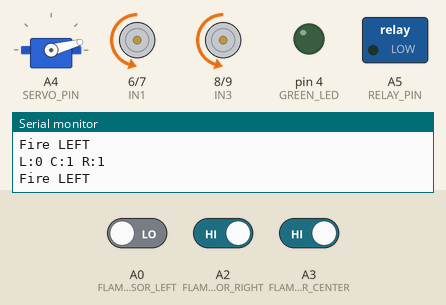
Recording of a sketch running on a simulated Arduino Uno, built with avr-gcc and run on an emulated ATmega328P. On the bench: servo, motor-driver pin pairs drawn as motors (green arrow = first pin HIGH = forward, orange = second pin HIGH = backward, longer = more drive, scaled by the enable pin), switched loads named in the sketch (green lamp = pin HIGH), output pins drawn as LEDs (lit = HIGH), the last lines printed to the serial monitor. The inputs (shaded band) are chosen by the test bench; at power-on: A0 (FLAME_SENSOR_LEFT) LOW, A3 (FLAME_SENSOR_CENTER) HIGH, A2 (FLAME_SENSOR_RIGHT) HIGH.

Above: at 1.2 s.
1.3 s: A0 (FLAME_SENSOR_LEFT) driven HIGH
At 1.6 s:
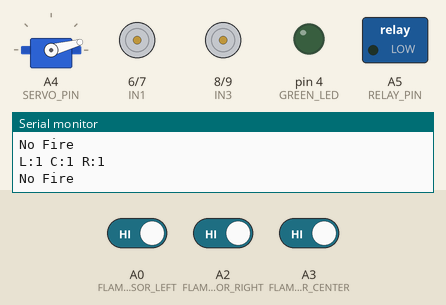
2.8 s: A3 (FLAME_SENSOR_CENTER) driven LOW
At 3.1 s:
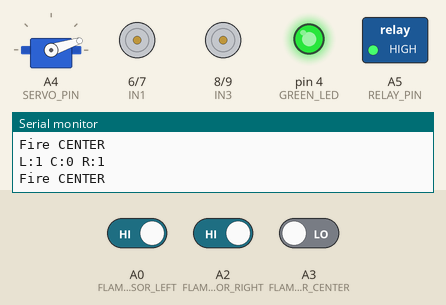
5.8 s: A2 (FLAME_SENSOR_RIGHT) driven LOW
At 6.6 s:
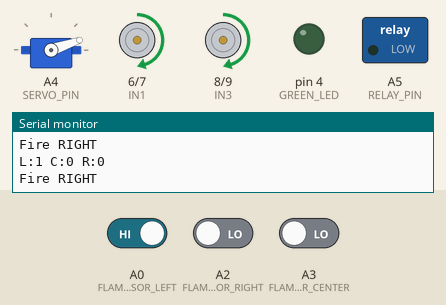
Timing chart, 0 to 8.8 s (numbered marks = the images above; inputs shaded):
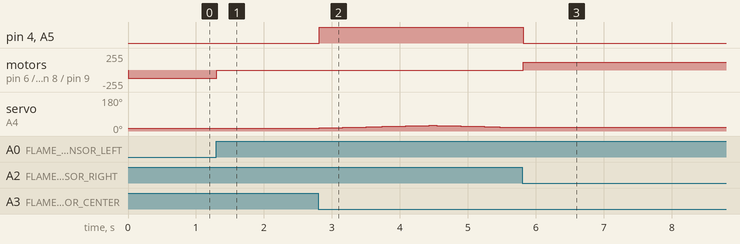

The sketch:

xx.ino
```cpp
#include <Servo.h>

#define FLAME_SENSOR_LEFT   A0
#define FLAME_SENSOR_CENTER A3
#define FLAME_SENSOR_RIGHT  A2

// Motor Pins
#define ENA 5
#define IN1 6
#define IN2 7
#define IN3 8
#define IN4 9
#define ENB 10

// Pump + Servo
#define RELAY_PIN A5
#define SERVO_PIN A4

// LED
#define GREEN_LED 4

// Servo limits
#define SERVO_LEFT_LIMIT 0
#define SERVO_RIGHT_LIMIT 30

// Motor speeds
#define MOTOR_SPEED_SLOW 120
#define MOTOR_SPEED_NORMAL 200

Servo waterServo;

bool servoDirection = true;
int servoPos = 15;

void setup()
{
  Serial.begin(9600);

  pinMode(FLAME_SENSOR_LEFT, INPUT);
  pinMode(FLAME_SENSOR_CENTER, INPUT);
  pinMode(FLAME_SENSOR_RIGHT, INPUT);

  pinMode(IN1, OUTPUT);
  pinMode(IN2, OUTPUT);
  pinMode(IN3, OUTPUT);
  pinMode(IN4, OUTPUT);

  pinMode(ENA, OUTPUT);
  pinMode(ENB, OUTPUT);

  pinMode(RELAY_PIN, OUTPUT);
  pinMode(GREEN_LED, OUTPUT);

  digitalWrite(RELAY_PIN, LOW);
  digitalWrite(GREEN_LED, LOW);

  waterServo.attach(SERVO_PIN);
  waterServo.write(15);

  Serial.println("Fire Fighting Robot Ready");
}

void loop()
{
  int flameLeft = digitalRead(FLAME_SENSOR_LEFT);
  int flameCenter = digitalRead(FLAME_SENSOR_CENTER);
  int flameRight = digitalRead(FLAME_SENSOR_RIGHT);

  Serial.print("L:");
  Serial.print(flameLeft);

  Serial.print(" C:");
  Serial.print(flameCenter);

  Serial.print(" R:");
  Serial.println(flameRight);

  // 0 = Flame detected

  if (flameLeft == 1 && flameCenter == 1 && flameRight == 1)
  {
    Serial.println("No Fire");

    stopMotors();

    digitalWrite(RELAY_PIN, LOW);
    digitalWrite(GREEN_LED, LOW);

    waterServo.write(15);
  }

  else if (flameLeft == 0)
  {
    Serial.println("Fire LEFT");

    turnLeftSlow();

    digitalWrite(RELAY_PIN, LOW);
    digitalWrite(GREEN_LED, LOW);
  }

  else if (flameRight == 0)
  {
    Serial.println("Fire RIGHT");

    turnRightSlow();

    digitalWrite(RELAY_PIN, LOW);
    digitalWrite(GREEN_LED, LOW);
  }

  else if (flameCenter == 0)
  {
    Serial.println("Fire CENTER");

    stopMotors();

    digitalWrite(RELAY_PIN, HIGH);
    digitalWrite(GREEN_LED, HIGH);

    sweepServo();
  }

  delay(100);
}

void moveForwardNormal()
{
  analogWrite(ENA, MOTOR_SPEED_NORMAL);
  analogWrite(ENB, MOTOR_SPEED_NORMAL);

  digitalWrite(IN1, HIGH);
  digitalWrite(IN2, LOW);

  digitalWrite(IN3, LOW);
  digitalWrite(IN4, HIGH);
}

void turnLeftSlow()
{
  analogWrite(ENA, MOTOR_SPEED_SLOW);
  analogWrite(ENB, MOTOR_SPEED_SLOW);

  digitalWrite(IN1, LOW);
  digitalWrite(IN2, HIGH);

  digitalWrite(IN3, LOW);
  digitalWrite(IN4, HIGH);
}

void turnRightSlow()
{
  analogWrite(ENA, MOTOR_SPEED_SLOW);
  analogWrite(ENB, MOTOR_SPEED_SLOW);

  digitalWrite(IN1, HIGH);
  digitalWrite(IN2, LOW);

  digitalWrite(IN3, HIGH);
  digitalWrite(IN4, LOW);
}

void stopMotors()
{
  digitalWrite(IN1, LOW);
  digitalWrite(IN2, LOW);

  digitalWrite(IN3, LOW);
  digitalWrite(IN4, LOW);

  analogWrite(ENA, 0);
  analogWrite(ENB, 0);
}

void sweepServo()
{
  if (servoDirection)
  {
    servoPos++;

    if (servoPos >= SERVO_RIGHT_LIMIT)
    {
      servoDirection = false;
    }
  }
  else
  {
    servoPos--;

    if (servoPos <= SERVO_LEFT_LIMIT)
    {
      servoDirection = true;
    }
  }

  waterServo.write(servoPos);

  delay(15);
}
```

Measured:
- after the input at 1.3 s, motor on pin 6 (IN1) / pin 7 (IN2), motor on pin 8 (IN3) / pin 9 (IN4): backward 120/255 → stopped at once
- after the input at 2.8 s, pin 4 (GREEN_LED), A5 (RELAY_PIN): LOW → HIGH at once; servo on A4 (SERVO_PIN): rises from 15° to 30° in 1.6 s, then falls to 19° in 1.3 s
- after the input at 5.8 s, pin 4 (GREEN_LED), A5 (RELAY_PIN): HIGH → LOW at once; motor on pin 6 (IN1) / pin 7 (IN2), motor on pin 8 (IN3) / pin 9 (IN4): stopped → forward 120/255 at once; servo on A4 (SERVO_PIN): stops changing and stays 19°
